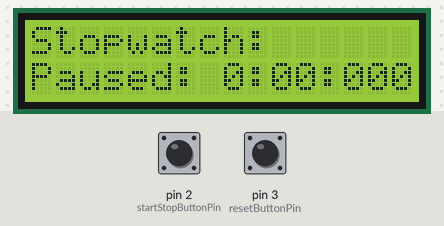
A sketch run on a simulated Arduino Uno, built with avr-gcc and run on an emulated ATmega328P. Parts: 16×2 character LCD. The test bench sets the inputs (shaded band); at power-on: pin 2 (startStopButtonPin) HIGH, pin 3 (resetButtonPin) HIGH.

Above: at 1.2 s.
1.3 s: pin 2 (startStopButtonPin) pulled LOW for 1 s
At 3.3 s:
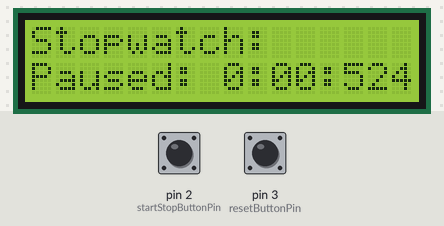
3.8 s: pin 2 (startStopButtonPin) pulled LOW for 0.15 s
At 4.0 s:
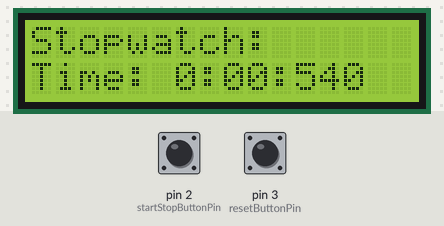
5.5 s: pin 3 (resetButtonPin) pulled LOW for 0.15 s
At 6.0 s:
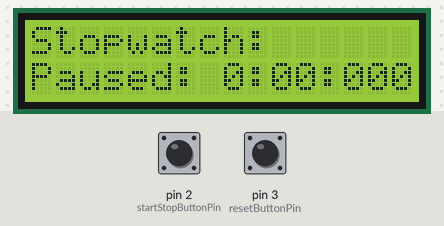
7.1 s: pin 2 (startStopButtonPin) driven LOW and pin 3 (resetButtonPin) driven LOW
At 7.29 s:
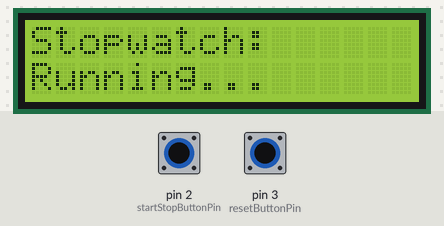
9.4 s: pin 2 (startStopButtonPin) driven HIGH
12.4 s: pin 2 (startStopButtonPin) driven LOW
Timing chart, 0 to 15.4 s (numbered marks = the images above; inputs shaded):
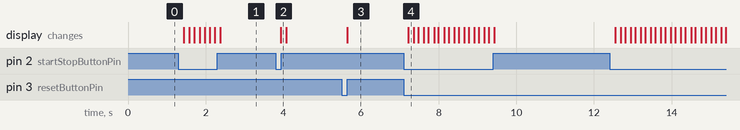

Measured:
- after the input at 1.3 s, the display: first changes after 0.14 s (image 1 shows a later state)
- after the input at 3.8 s, the display: changes after 0.14 s (image 2)
- after the input at 5.5 s, the display: changes after 0.15 s (image 3)
- after the input at 7.1 s, the display: changes after 0.12 s (image 4)

The sketch:

stopwatch.ino
```cpp
#include <Wire.h>
#include <LiquidCrystal_I2C.h>

LiquidCrystal_I2C lcd(0x27, 16, 2);  // 주소와 디스플레이 크기에 맞게 설정
unsigned long startTime = 0;
unsigned long pausedTime = 0;  // 멈춘 시간을 저장하는 변수 추가
bool isRunning = false;

const int startStopButtonPin = 2;  // 시작/정지 버튼 핀
const int resetButtonPin = 3;      // 리셋 버튼 핀

void setup() {
  lcd.init();                      // LCD 초기화
  lcd.backlight();                 // LCD 배경화면 켜기

  pinMode(startStopButtonPin, INPUT_PULLUP);
  pinMode(resetButtonPin, INPUT_PULLUP);

  lcd.setCursor(0, 0);
  lcd.print("Stopwatch:");
  lcd.setCursor(0, 1);
  lcd.print("Press to start");
}

void loop() {
  if (digitalRead(startStopButtonPin) == LOW) {
    delay(100);  // 디바운싱을 위한 짧은 딜레이

    if (!isRunning) {
      if (pausedTime == 0) {  // 처음 시작하는 경우
        startTime = millis();
      } else {  // 이어서 시작하는 경우
        startTime = millis() - pausedTime;
        pausedTime = 0;  // pausedTime 초기화
      }
      isRunning = true;
      lcd.setCursor(0, 1);
      lcd.print("Running...       ");
    } else {
      pausedTime = millis() - startTime;  // 멈춘 시간 기록
      isRunning = false;
      lcd.setCursor(0, 1);
      lcd.print("Paused. Press to start");
    }
  }

  if (digitalRead(resetButtonPin) == LOW) {
    delay(100);  // 디바운싱을 위한 짧은 딜레이

    isRunning = false;
    pausedTime = 0;  // pausedTime 초기화
    lcd.clear();
    lcd.setCursor(0, 0);
    lcd.print("Stopwatch:");
    lcd.setCursor(0, 1);
    lcd.print("Press to start");
  }

  if (!isRunning) {  // 멈췄을 때만 멈춘 시간을 표시
    int milliseconds = pausedTime % 1000;
    int seconds = (pausedTime / 1000) % 60;
    int minutes = (pausedTime / 60000) % 60;

    lcd.setCursor(0, 1);
    lcd.print("Paused: ");
    lcd.print(minutes);
    lcd.print(":");
    if (seconds < 10) {
      lcd.print("0");
    }
    lcd.print(seconds);
    lcd.print(":");
    if (milliseconds < 100) {
      lcd.print("0");
    }
    if (milliseconds < 10) {
      lcd.print("0");
    }
    lcd.print(milliseconds);
  } else {  // 실행 중일 때는 시간 계속 표시
    unsigned long currentTime = millis() - startTime;

    int milliseconds = currentTime % 1000;
    int seconds = (currentTime / 1000) % 60;
    int minutes = (currentTime / 60000) % 60;

    lcd.setCursor(0, 1);
    lcd.print("Time: ");
    lcd.print(minutes);
    lcd.print(":");
    if (seconds < 10) {
      lcd.print("0");
    }
    lcd.print(seconds);
    lcd.print(":");
    if (milliseconds < 100) {
      lcd.print("0");
    }
    if (milliseconds < 10) {
      lcd.print("0");
    }
    lcd.print(milliseconds);
  }
}
```
